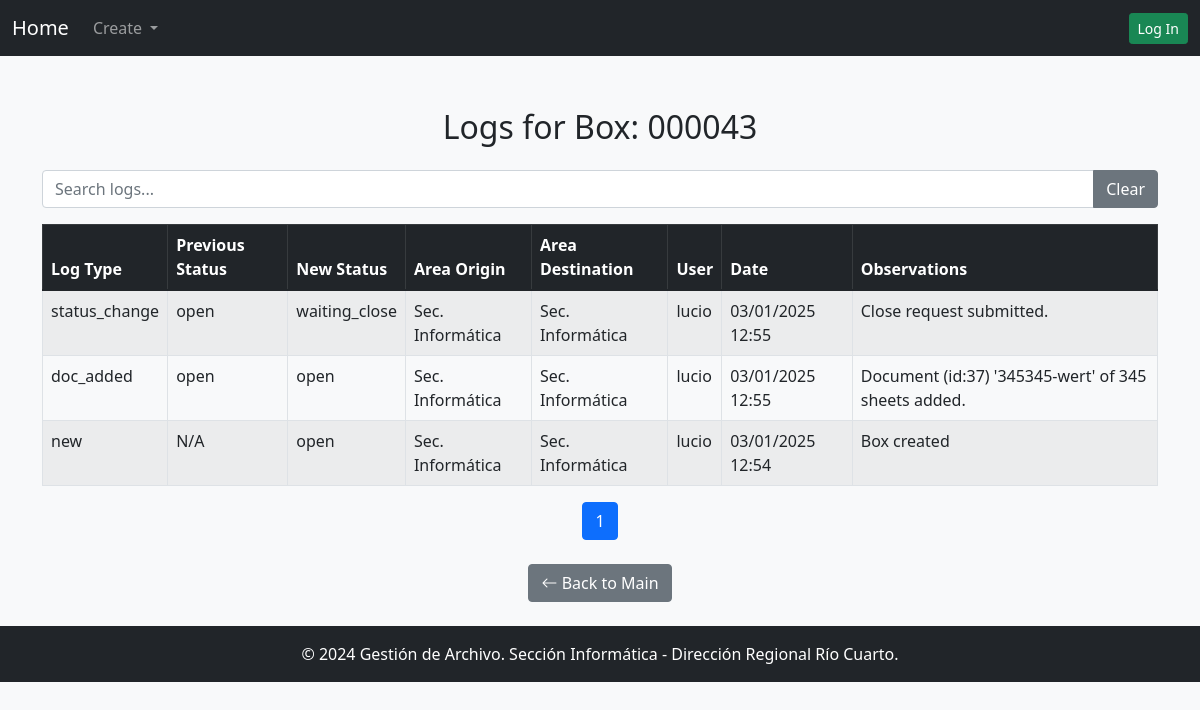
Before: /box/43/logs/ with the older database file.
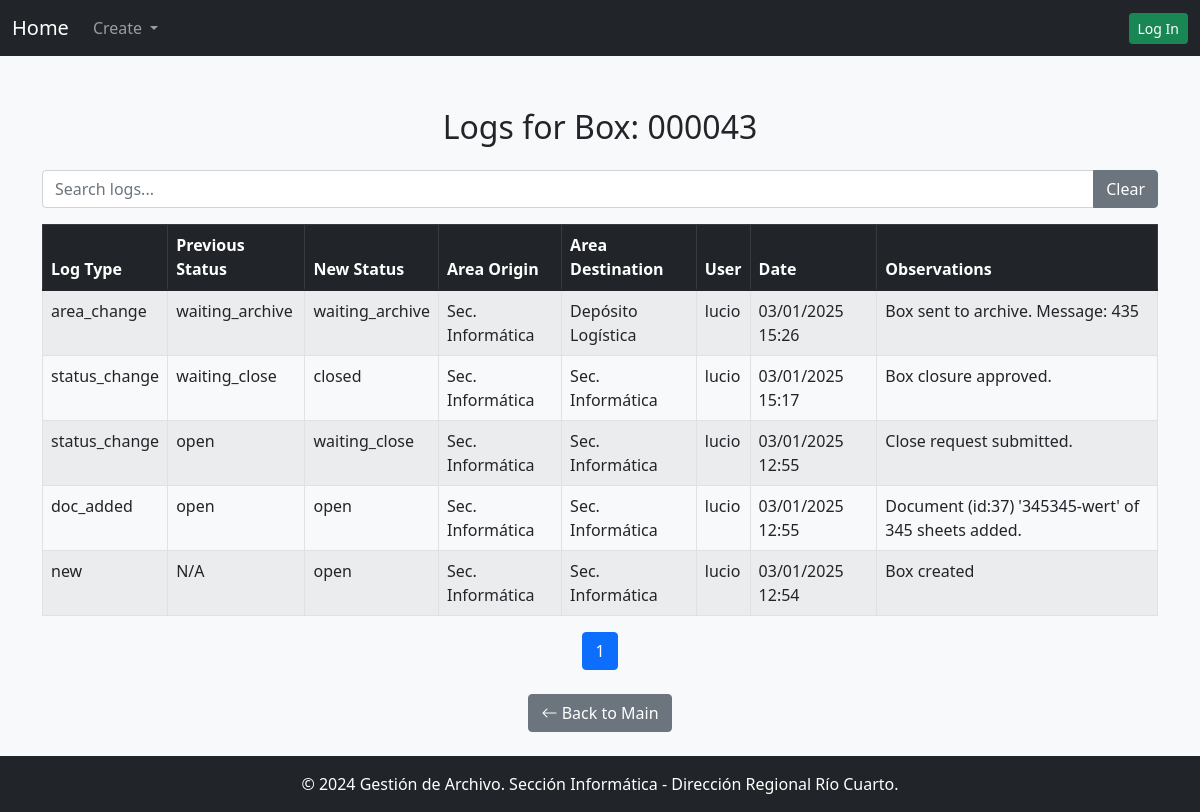
After: the same page with the newer database file.
### gestion_archivo_app/models.py (models this page shows, shortened)
class Box(models.Model):
    STATUS_CHOICES = [
        ('open', 'Open'),
        ('closed', 'Closed'),
        ('waiting_close', 'Waiting for Close'),
        ('waiting_archive', 'Waiting for Archive'),
        ('accepted_archive', 'Accepted by Archive Responsible'),
        ('archived', 'In Archive'),
    ]
    name = models.CharField(max_length = 10, primary_key=False, verbose_name="Box Name", null=False, blank=False, unique=True)
    box_type = models.ForeignKey(BoxType, on_delete=models.PROTECT, related_name="boxes")
    description = models.TextField(blank=True, null=True, verbose_name="Box Description")
    user = models.ForeignKey(settings.AUTH_USER_MODEL, on_delete=models.PROTECT, related_name="boxes")
    area = models.ForeignKey(Area, on_delete=models.PROTECT, related_name="boxes")
    status = models.CharField(max_length=32, choices=STATUS_CHOICES, default='open')
    id = models.AutoField(primary_key=True, verbose_name="Box ID")  # Auto-incremental ID
    creation_date = models.DateTimeField(auto_now_add=True, verbose_name="Creation Date")
    update_date =  models.DateTimeField(auto_now=True)
    close_date = models.DateTimeField(blank=True, null=True, default=None, verbose_name="Close Date")
    destruction_year = models.PositiveSmallIntegerField(
        choices=[(0,'Never')] + [(year, str(year)) for year in range(get_current_year(), get_current_year() + 500)],
        verbose_name="Destruction Year"
    )
    current_area = models.ForeignKey(Area, on_delete=models.PROTECT, related_name="current_boxes", verbose_name="Current Area")
    total_sheets = models.PositiveIntegerField(default=0)

class BoxLog(models.Model):
    LOG_TYPE_CHOICES = [
        ('new', 'New Box'),
        ('doc_added', 'Document Added'),
        ('doc_removed', 'Document Removed'),
        ('doc_edited', 'Document Edited'),
        ('status_change', "Status Changed"),
        ('area_change', 'Area Changed'),
    ]
    log_type = models.CharField(max_length=20, choices=LOG_TYPE_CHOICES)
    box = models.ForeignKey("Box", on_delete=models.CASCADE, related_name="logs")
    area_origin = models.ForeignKey("Area", on_delete=models.CASCADE, null=True, blank=True, related_name="origin_logs")
    area_destination = models.ForeignKey("Area", on_delete=models.CASCADE, null=True, blank=True, related_name="destination_logs")
    doc_added = models.ForeignKey("Documentation", on_delete=models.SET_NULL, null=True, blank=True, related_name="logs_added")
    doc_removed = models.ForeignKey("Documentation", on_delete=models.SET_NULL, null=True, blank=True, related_name="logs_removed")
    previous_status = models.CharField(max_length=50, null=False, blank=False)
    new_status = models.CharField(max_length=50, null=False, blank=False)
    observations = models.TextField(blank=True, null=True)
    user = models.ForeignKey(User, on_delete=models.CASCADE)
    user_area = models.ForeignKey("Area", on_delete=models.PROTECT, related_name="user_logs")
    log_date = models.DateTimeField(auto_now_add=True)

class Area(models.Model):
    code = models.CharField(max_length=30, unique=True, verbose_name="Area Code")
    name = models.CharField(max_length=100, unique=True, verbose_name="Area Name")
    description = models.TextField(blank=True, null=True, verbose_name="Description")
    is_deposit = models.BooleanField(default=False, verbose_name="Is Deposit")
    def __str__(self):
        return self.name

class User(AbstractUser):
    ROLE_CHOICES = [
        ('user', 'User'),
        ('manager', 'Manager'),
        ('archive_responsible', 'Archive Responsible'),
        ('admin', 'System Administrator')
    ]
    role = models.CharField(max_length=32, choices=ROLE_CHOICES)
    area = models.ForeignKey('Area', on_delete=models.PROTECT, verbose_name="User Area")
    deposit = models.ForeignKey(
        'Area',
        on_delete=models.PROTECT,
        default=get_default_archive,
        verbose_name="Archive",
        related_name='deposits'
    )
    objects = UserManager()
    USERNAME_FIELD = 'username'
    REQUIRED_FIELDS = ['first_name', 'last_name', 'role']

### gestion_archivo_app/views.py (the view)
# urls.py: path('box/<int:box_id>/logs/', box_logs, name='box_logs'),
def box_logs(request, box_id):
    box = get_object_or_404(Box, id=box_id)
    logs = BoxLog.objects.filter(box=box).order_by('-log_date')
    context = {
        'box': box,
        'logs': logs,
    }
    return render(request, 'box_logs.html', context)

### gestion_archivo_app/context_processors.py (called while the page is built, shortened)
def system_config(request):
    try:
        pagination_limit = int(SystemConfigKeyValues.objects.get(key="pagination_limit").value)
    except SystemConfigKeyValues.DoesNotExist:
        pagination_limit = 10  # Valor por defecto
    try:
        default_archive_code = SystemConfigKeyValues.objects.get(key="default_archive_code").value
    except SystemConfigKeyValues.DoesNotExist:
        default_archive_code = "AADE_ARCHIVE"  # Valor por defecto
    try:
        config_name_org = SystemConfigKeyValues.objects.get(key="config_name_org").value
    except SystemConfigKeyValues.DoesNotExist:
        config_name_org = "Define config_name_org"  # Valor por defecto
    return {
        "pagination_limit": pagination_limit,
        "default_archive_code": default_archive_code,
        "config_name_org": config_name_org
    }

def archive_responsible_area(request):
    return {'archive_responsible_area': None}

### gestion_archivo_app/templates/box_logs.html (shortened to what this page needs)
{% extends 'base.html' %}
{% load static %}
{% block content %}
<div class="container mt-5">
    <h2 class="text-center mb-4">Logs for Box: {{ box.name }}</h2>
    <div class="mb-3">
        <div class="input-group">
            <input type="text" id="searchInputId" class="form-control" placeholder="Search logs...">
            <button type="button" class="btn btn-secondary" onclick="clearSearch()">Clear</button>
        </div>
    </div>
    <table class="table table-bordered table-striped mt-3" id="tableId">
        <thead class="table-dark">
            <tr>
                <th onclick="sortTable(0)">Log Type </th>
                <th onclick="sortTable(1)">Previous Status </th>
                <th onclick="sortTable(2)">New Status </th>
                <th onclick="sortTable(3)">Area Origin </th>
                <th onclick="sortTable(4)">Area Destination</th>
                <th onclick="sortTable(5)">User </th>
                <th onclick="sortTable(6)">Date </th>
                <th onclick="sortTable(7)">Observations </th>
            </tr>
        </thead>
        <tbody id="tableBodyId">
            {% for log in logs %}
            <tr>
                <td>{{ log.log_type }}</td>
                <td>{{ log.previous_status }}</td>
                <td>{{ log.new_status }}</td>
                <td>{{ log.area_origin }}</td>
                <td>{{ log.area_destination }}</td>
                <td>{{ log.user.username }}</td>
                <td>{{ log.log_date|date:"d/m/Y H:i" }}</td>
                <td>{{ log.observations }}</td>
            </tr>
            {% empty %}
            <tr>
                <td colspan="6" class="text-center">No logs found for this box.</td>
            </tr>
            {% endfor %}
        </tbody>
    </table>
    <nav class="mt-3">
        <ul class="pagination justify-content-center" id="tableBodyIdPagination">
        </ul>
    </nav>
    <div class="text-center mt-4">
        <a href="{% url 'main' %}" class="btn btn-secondary">
            <i class="bi bi-arrow-left"></i> Back to Main
        </a>
    </div>
</div>
{% endblock %}

### gestion_archivo_app/templates/base.html (shortened to what this page needs)
<!DOCTYPE html>
<html lang="en">
<head>
    {% load static %}
    <link href="https://cdn.jsdelivr.net/npm/bootstrap-icons/font/bootstrap-icons.css" rel="stylesheet">
<link rel="stylesheet" href="https://cdn.jsdelivr.net/npm/bootstrap@5.1.3/dist/css/bootstrap.min.css" />
<link rel="stylesheet" href="https://cdn.jsdelivr.net/npm/select2@4.1.0-rc.0/dist/css/select2.min.css" />
<link rel="stylesheet" href="https://cdn.jsdelivr.net/npm/select2-bootstrap-5-theme@1.3.0/dist/select2-bootstrap-5-theme.min.css" />
<link rel="stylesheet" href="https://cdn.jsdelivr.net/npm/select2-bootstrap-5-theme@1.3.0/dist/select2-bootstrap-5-theme.rtl.min.css" />
</head>
<body class="bg-light" a>
    <nav class="navbar navbar-expand-lg navbar-dark bg-dark">
        <div class="container-fluid">
            <a class="navbar-brand" href="{% url 'main' %}">Home</a>
            <div class="collapse navbar-collapse" id="navbarNav">
                <ul class="navbar-nav me-auto">
                    <li class="nav-item dropdown">
                        <a class="nav-link dropdown-toggle" href="#" id="createDropdown" role="button" data-bs-toggle="dropdown" aria-expanded="false">
                            Create
                        </a>
                    </li>
                </ul>
            </div>
                <div class="d-flex align-items-center">
                    {% if user.is_authenticated %}
                        <span class="text-white me-3">
                            <strong>{{ user.username }}</strong> | {{ user.role }} | {{ user.area.name }} ( {{ archive_responsible_area }} <i class="bi bi-arrow-right"></i> {{ user.deposit.name }} )
                        </span>
                        <a href="{% url 'logout' %}" class="btn btn-danger btn-sm">Log Out</a>
                    {% else %}
                        <a href="{% url 'login' %}" class="btn btn-success btn-sm">Log In</a>
                    {% endif %}
                </div>
            </div>
    </nav>
    <div class="container-fluid py-4" style='margin-top:-20px' >
        {% block content %}{% endblock %}
    </div>
    <footer class="bg-dark text-white text-center py-3 mt-auto">
        <p class="mb-0">&copy; 2024 Gestión de Archivo. Sección Informática - Dirección Regional Río Cuarto.</p>
    </footer>
</body>
</html>

### gestion_archivo_app/templates/base.html (style rules this page uses)
html { scroll-behavior:auto; }

Changed rows visible on the page:
added BoxLog: log_type "area_change", previous_status "waiting_archive", new_status "waiting_archive", area_origin "Sec. Informática", area_destination "Depósito Logística", user.username "lucio", log_date "03/01/2025 15:26", observations "Box sent to archive. Message: 435"
added BoxLog: log_type "status_change", previous_status "waiting_close", new_status "closed", area_origin "Sec. Informática", area_destination "Sec. Informática", user.username "lucio", log_date "03/01/2025 15:17", observations "Box closure approved."
